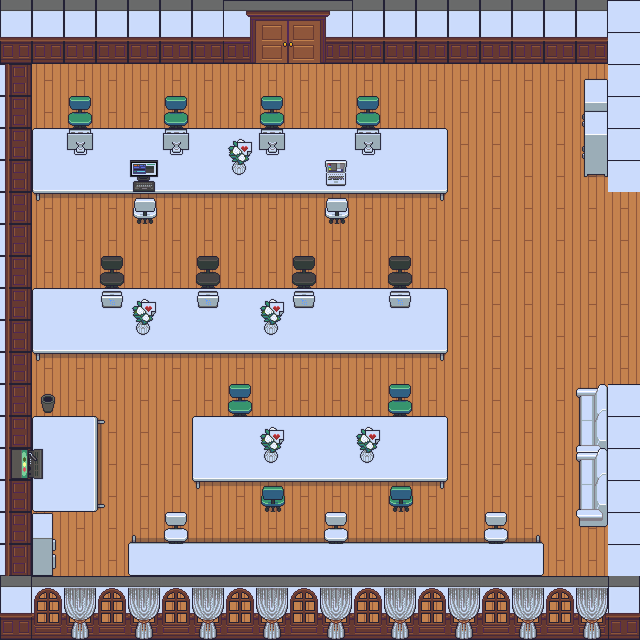

A level layout from a 2D game, rendered from its tile map. Below: a short description, then the map file with tile-grid data replaced by summaries:
An orthogonal 20x20 tile map with 32x32 px tiles, 9 tile layers (Floor, Wall, OpenDoor, LockedDoor, ...).

<map version="1.10" tiledversion="1.11.2" orientation="orthogonal" renderorder="right-down" width="20" height="20" tilewidth="32" tileheight="32" infinite="0" nextlayerid="11" nextobjectid="1">
 <tileset firstgid="1" source="ImageIcon2.tsx" />
 <layer id="1" name="Floor" width="20" height="20">
  <data>[400 cells, 392 non-empty, 1 distinct tile ids]</data>
 </layer>
 <layer id="2" name="Wall" width="20" height="20">
  <data>[400 cells, 98 non-empty, 5 distinct tile ids]</data>
 </layer>
 <layer id="9" name="OpenDoor" width="20" height="20">
  <data>[400 cells, 8 non-empty, 8 distinct tile ids]</data>
 </layer>
 <layer id="10" name="LockedDoor" width="20" height="20">
  <data>[400 cells, 8 non-empty, 8 distinct tile ids]</data>
 </layer>
 <layer id="3" name="ItemsPutOnTheFloor" width="20" height="20">
  <data>[400 cells, 131 non-empty, 19 distinct tile ids]</data>
 </layer>
 <layer id="4" name="ItemsPutOnTheFloor2" width="20" height="20">
  <data>[400 cells, 22 non-empty, 12 distinct tile ids]</data>
 </layer>
 <layer id="5" name="Chair" width="20" height="20">
  <data>[400 cells, 18 non-empty, 6 distinct tile ids]</data>
 </layer>
 <layer id="7" name="ItemsPutOnTheDesk" width="20" height="20">
  <data>[400 cells, 25 non-empty, 10 distinct tile ids]</data>
 </layer>
 <layer id="6" name="ItemPutOnTheWall" width="20" height="20">
  <data>[400 cells, 18 non-empty, 2 distinct tile ids]</data>
 </layer>
</map>
